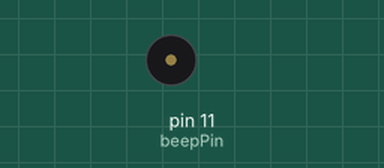
This sketch was run on a simulated Arduino Uno, built with avr-gcc and run on an emulated ATmega328P. Shown: buzzer (waves = sounding, pin HIGH). What the sketch prints to the serial monitor is not drawn.

Above: at 1.0 s.
At 2.5 s:
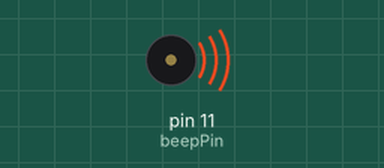
Timing chart, 0 to 4.6 s (numbered marks = the images above):
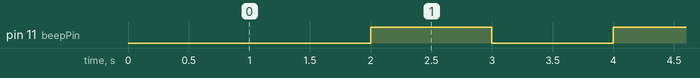

The sketch:

Beep_Model.ino
```cpp
#include    <Servo.h>

// servo control pin
#define MOTOR_PIN           9
// PWM control pin
#define PWM1_PIN            5
#define PWM2_PIN            6
// 74HCT595N chip pin
#define SHCP_PIN            2                               // The displacement of the clock
#define EN_PIN              7                               // Can make control
#define DATA_PIN            8                               // Serial data
#define STCP_PIN            4                               // Memory register clock

//蜂鸣器控制引脚
#define beepPin        11                     //初始划蜂鸣器引脚
#define beepTimeInterval 1000                 //检测一次的时间间隔
unsigned long beepTimes = 0;                  //记录设备运行时间
int beepCount = 0;                            //定义一个变量
/****************************************set up and loop part*********************************/
void setup() {
  Serial.begin(115200);                         //设置串口波特率为115200
  pinMode(beepPin, OUTPUT);                   //蜂鸣器引脚设置成输出模式
  Serial.println("设备上线！");                 //串口打印对应的值
}
void loop() {
  ControlBeep();                              //控制蜂鸣器工作
}
/****************************************有源beep part****************************************/
/*控制蜂鸣器工作*/
void ControlBeep() {
  if (millis() - beepTimes >= beepTimeInterval) {
    beepTimes = millis();                    //一定时间执行一次
    beepCount++;
    if (beepCount % 2 == 1) {
      Serial.println("蜂鸣器打开！");
      digitalWrite(beepPin, LOW);            // 蜂鸣器工作
    } else {
      beepCount = 0;
      Serial.println("蜂鸣器关闭！");
      digitalWrite(beepPin, HIGH);          // 蜂鸣器停止工作
    }
  }
}
```

Measured:
- by itself, pin 11 (beepPin): alternates HIGH for 1.0 s and LOW for 1.0 s
